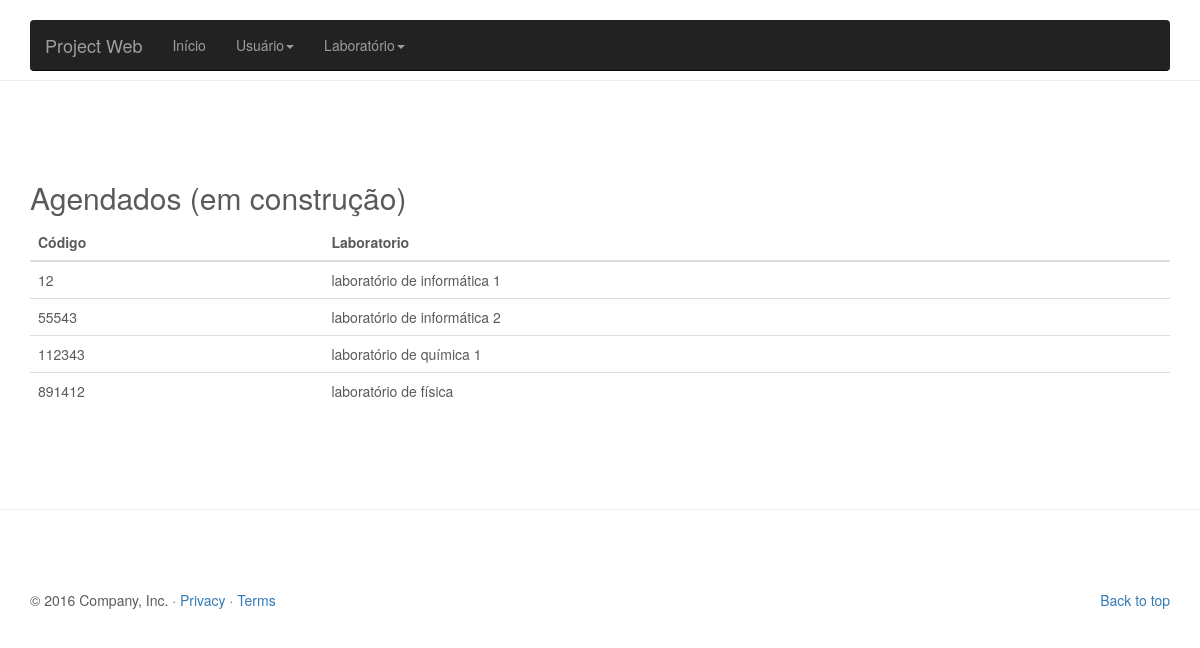
The app's page /lab/view/inicio.php, older data.
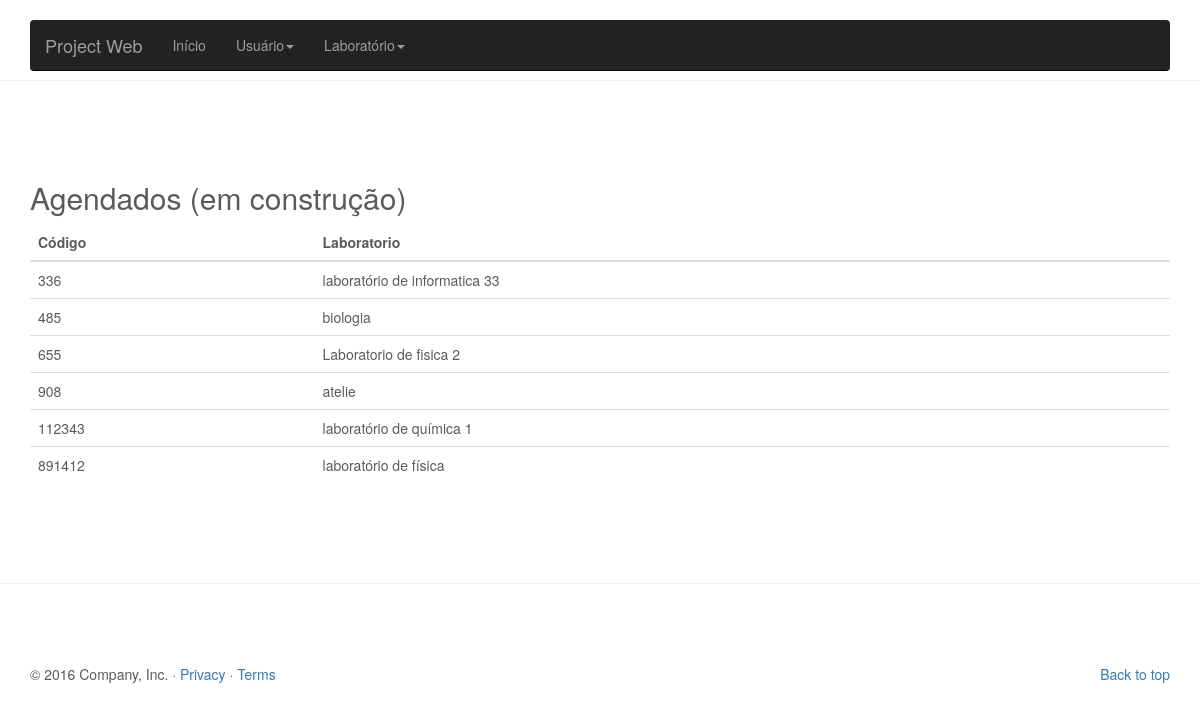
The same page, newer data.
### tables this page shows
CREATE TABLE `lab` (
  `codigo` int(11) NOT NULL,
  `nome` varchar(100) DEFAULT NULL
);

### lab/view/inicio.php (the view, shortened to what this page needs)
<?php include '../controller/conexao.php'; ?>
<!DOCTYPE html>
<html lang="pt-br">
  <head>
    <link href="../css/bootstrap.min.css" rel="stylesheet">
    <link href="../css/carousel.css" rel="stylesheet">
  </head>
  <body>
    <div class="navbar-wrapper">
      <div class="container">
        <nav class="navbar navbar-inverse navbar-static-top">
          <div class="container">
            <div class="navbar-header">
              <a class="navbar-brand" href="inicio.php">Project Web</a>
            </div>
            <div id="navbar" class="navbar-collapse collapse">
              <ul class="nav navbar-nav">
                <li><a href="inicio.php">Início</a></li>
                <li class="dropdown">
                  <a href="inserirUser.php" class="dropdown-toggle" data-toggle="dropdown" role="button" aria-haspopup="true" aria-expanded="false">Usuário<span class="caret"></span></a>
                  <li class="dropdown">
                  <a href="inserirUser.php" class="dropdown-toggle" data-toggle="dropdown" role="button" aria-haspopup="true" aria-expanded="false">Laboratório<span class="caret"></span></a>
                </li>
              </ul>
            </div>
          </div>
        </nav>
      </div>
    </div>
<hr class="featurette-divider">
       <div class="container">
       <h2>Agendados (em construção)</h2>
<table class="table table-hover">
    <thead>
      <tr>
        <th>Código</th>
        <th>Laboratorio</th>
      </tr>
    </thead>
    <tbody>
      <?php  $query = "SELECT * FROM lab";
             $res = mysqli_query($conn, $query);
while($linha = mysqli_fetch_array($res)){
        echo "<tr><td>".$linha['codigo']."</td>";
        echo "<td>".$linha['nome']."</td></tr>";
    }
    ?>
    </tbody>
  </table>
	  </div>
<hr class="featurette-divider">
    <div class="container marketing">
      <footer>
        <p class="pull-right"><a href="#">Back to top</a></p>
        <p>&copy; 2016 Company, Inc. &middot; <a href="#">Privacy</a> &middot; <a href="#">Terms</a></p>
      </footer>
    </div>
  </body>
</html>

### lab/css/carousel.css (style rules this page uses)
body { padding-bottom: 40px; color: #5a5a5a; }
.navbar-wrapper { position: absolute; top: 0; right: 0; left: 0; z-index: 20; }
.navbar-wrapper > .container { padding-right: 0; padding-left: 0; }
.navbar-wrapper .navbar { padding-right: 15px; padding-left: 15px; }
.navbar-wrapper .navbar .container { width: auto; }
.featurette-divider { margin: 80px 0; }
@media (min-width: 768px) { .navbar-wrapper { margin-top: 20px; } }
@media (min-width: 768px) { .navbar-wrapper .container { padding-right: 15px; padding-left: 15px; } }
@media (min-width: 768px) { .navbar-wrapper .navbar { padding-right: 0; padding-left: 0; } }
@media (min-width: 768px) { .navbar-wrapper .navbar { border-radius: 4px; } }

Row changes from the older to the newer data that the page shows:
removed lab: codigo "12", nome "laboratório de informática 1"
removed lab: codigo "55543", nome "laboratório de informática 2"
added lab: codigo "336", nome "laboratório de informatica 33"
added lab: codigo "485", nome "biologia"
added lab: codigo "655", nome "Laboratorio de fisica 2"
added lab: codigo "908", nome "atelie"
